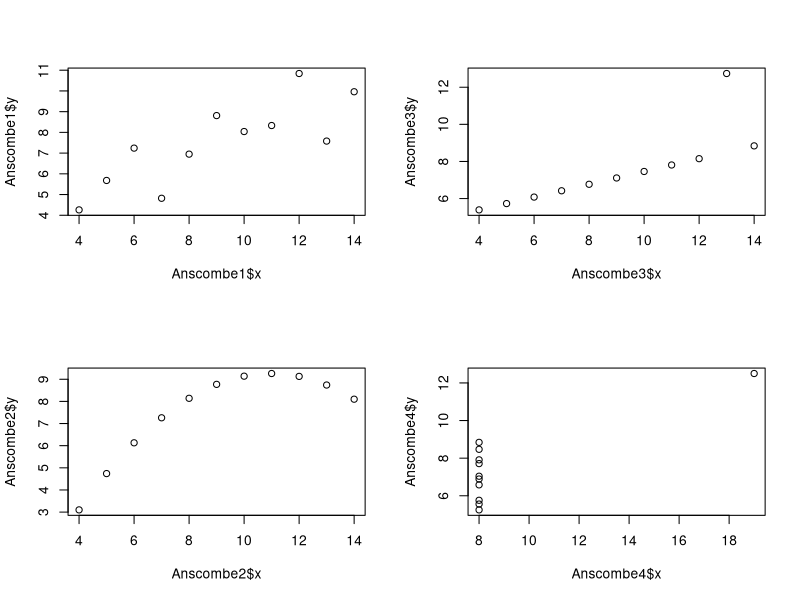

This chart was generated by the following R code:
## ---- chunk 1

dat <- datasets::anscombe
Anscombe <- data.frame(
    set  = rep(1:4, each = 11),
    x = unlist(dat[ ,c(1:4)]),
    y = unlist(dat[ ,c(5:8)])
    )
rownames(Anscombe) <- NULL

Anscombe1 = Anscombe[Anscombe$set == 1,]
Anscombe2 = Anscombe[Anscombe$set == 2,]
Anscombe3 = Anscombe[Anscombe$set == 3,]
Anscombe4 = Anscombe[Anscombe$set == 4,]

par(mfcol = c(2,2))
plot(Anscombe1$x,Anscombe1$y)
plot(Anscombe2$x,Anscombe2$y)
plot(Anscombe3$x,Anscombe3$y)
plot(Anscombe4$x,Anscombe4$y)


